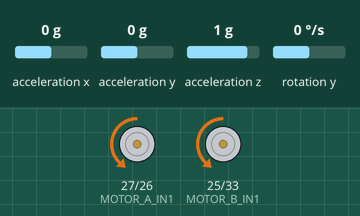
The sketch below on a simulated ESP32. Parts: motor-driver pin pairs drawn as motors (green arrow = first pin HIGH = forward, orange = second pin HIGH = backward, longer = more drive, scaled by the enable pin). Wiring (from diagram.json): MPU-6050 motion sensor at I2C address 0x68. The test bench sets the inputs (shaded band); at power-on: rotation y 0 °/s, acceleration x 0 g, acceleration y 0 g, acceleration z 1 g. What the sketch prints to the serial monitor is not drawn.

Above: at 2.4 s.
2.5 s: rotation y set to -100 °/s
5.5 s: acceleration x set to 0.8 g
7.3 s: acceleration x set to 0.5 g
At 8.1 s:
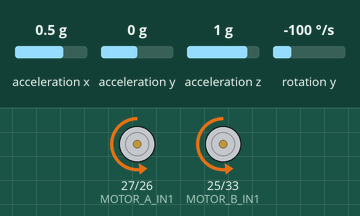
10.3 s: rotation y set to -192 °/s
At 12.7 s:
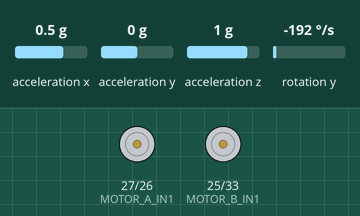
13.3 s: acceleration y set to -1.4 g
At 14.32 s:
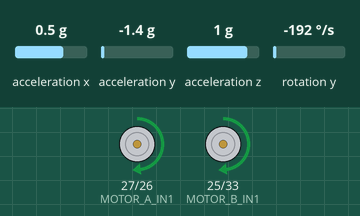
16.3 s: rotation y set to 0 °/s
At 18.4 s:
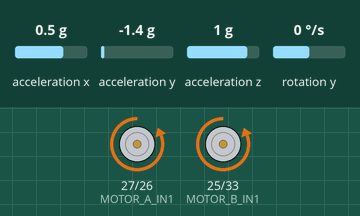
Timing chart, 0 to 19.9 s (numbered marks = the images above; inputs shaded):
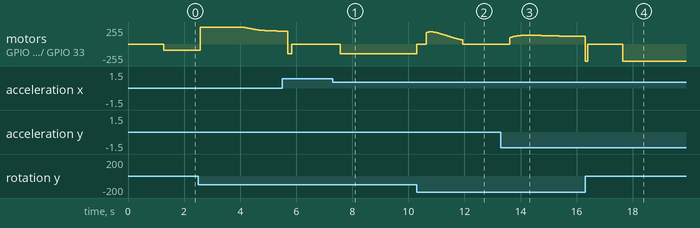

The sketch:

MIRA_Balance_Robot.ino
```cpp
#include <Wire.h>
#include "Config.h"
#include "IMU.h"
#include "KalmanFilter.h"
#include "FuzzyController.h"
#include "MotorDriver.h"

KalmanFilter kalman;
FuzzyController fuzzy;

unsigned long lastLoopTime = 0;
float previousError = 0;

void setup() {
  Serial.begin(115200);
  Wire.begin(I2C_SDA, I2C_SCL);

  if (!imuInit()) {
    Serial.println("MPU6050 not responding. Check wiring/address before anything else.");
  }

  motorInit();

  // Hold the robot still and vertical while this runs (~1 second) --
  // it measures and stores the gyro's at-rest offset and the
  // accelerometer's at-rest angle offset. Without this, every angle
  // reading has a built-in error that no amount of Kalman/fuzzy tuning
  // can fix, because the filter would just be tracking a biased signal.
  imuCalibrate();

  // Seed the Kalman filter with a real (now-calibrated) reading instead
  // of 0, so it doesn't start by "correcting" a fake angle for the
  // first few cycles.
  IMUData firstReading = imuRead();
  kalman.setAngle(firstReading.accelAngle);

  lastLoopTime = micros();
}

void loop() {
  unsigned long now = micros();
  unsigned long elapsed = now - lastLoopTime;

  // Fixed-rate loop: only run the control step once LOOP_PERIOD_US has
  // passed. This keeps dt predictable, which the Kalman filter assumes.
  if (elapsed < LOOP_PERIOD_US) return;
  float dt = elapsed / 1000000.0f;
  lastLoopTime = now;

  IMUData sensor = imuRead();
  float filteredAngle = kalman.update(sensor.accelAngle, sensor.gyroRate, dt);

  float error = SETPOINT_ANGLE - filteredAngle;

  // If the robot is past the point of no return, stop fighting it --
  // cutting power here also protects the motors/driver from stalling
  // at full torque against the floor.
  if (fabs(error) > FALL_ANGLE_LIMIT) {
    motorStop();
    previousError = 0;
    return;
  }

  // Error rate: prefer the gyro (fast, low-latency) over differentiating
  // the filtered angle (laggier, amplifies noise).
  float errorRate = -sensor.gyroRate;

  float motorOutput = fuzzy.compute(error, errorRate);
  motorSetSpeed(motorOutput);

  previousError = error;

  // Debug print -- comment this out once things are stable, since
  // Serial writes eat into your loop timing budget.
  Serial.print("angle: "); Serial.print(filteredAngle);
  Serial.print("  error: "); Serial.print(error);
  Serial.print("  output: "); Serial.println(motorOutput);
}
```

FuzzyController.cpp
```cpp
#include <Arduino.h>
#include <cmath> // Added to securely use fmin() for the float math
#include "FuzzyController.h"
#include "Config.h"


FuzzyController::FuzzyController() {
  // Standard diagonal fuzzy-PD rule table. Reading it: if the robot is
  // leaning hard one way (error = POS_BIG) AND still rotating that way
  // (errorRate = POS_BIG), the output should be a hard correction (POS_BIG).
  // If it's leaning one way but already rotating back (error = POS_BIG,
  // errorRate = NEG_BIG), the correction can be gentler (ZERO) since it's
  // already recovering on its own.
  Level table[NUM_LEVELS][NUM_LEVELS] = {
    /*              errorRate: NEG_BIG    NEG_SMALL  ZERO       POS_SMALL  POS_BIG  */
    /* error NEG_BIG */      { NEG_BIG,   NEG_BIG,   NEG_BIG,   NEG_SMALL, ZERO },
    /* error NEG_SMALL */    { NEG_BIG,   NEG_BIG,   NEG_SMALL, ZERO,      POS_SMALL },
    /* error ZERO  */        { NEG_BIG,   NEG_SMALL, ZERO,      POS_SMALL, POS_BIG },
    /* error POS_SMALL */    { NEG_SMALL, ZERO,      POS_SMALL, POS_BIG,   POS_BIG },
    /* error POS_BIG */      { ZERO,      POS_SMALL, POS_BIG,   POS_BIG,   POS_BIG },
  };
  for (int i = 0; i < NUM_LEVELS; i++)
    for (int j = 0; j < NUM_LEVELS; j++)
      ruleTable[i][j] = table[i][j];

  outputSingleton[NEG_BIG]   = -FUZZY_OUTPUT_MAX;
  outputSingleton[NEG_SMALL] = -FUZZY_OUTPUT_MAX * 0.5f;
  outputSingleton[ZERO]      = 0.0f;
  outputSingleton[POS_SMALL] =  FUZZY_OUTPUT_MAX * 0.5f;
  outputSingleton[POS_BIG]   =  FUZZY_OUTPUT_MAX;
}

float FuzzyController::triangular(float x, float a, float b, float c) {
  if (x <= a || x >= c) return 0.0f;
  if (x == b) return 1.0f;
  if (x < b)  return (x - a) / (b - a);
  return (c - x) / (c - b);
}

void FuzzyController::fuzzify(float x, float range, float membership[NUM_LEVELS]) {
  // Clamp to the defined universe so inputs beyond it still saturate
  // at "fully NEG_BIG" or "fully POS_BIG" instead of returning all zeros.
  if (x < -range) x = -range;
  if (x >  range) x =  range;

  float half = range * 0.5f;

  // Centers: -range, -half, 0, +half, +range. Each set's "shoulders"
  // extend past the universe edge so NEG_BIG/POS_BIG saturate to 1.0 at the ends.
  membership[NEG_BIG]   = triangular(x, -range - 1, -range, -half);
  membership[NEG_SMALL] = triangular(x, -range, -half, 0);
  membership[ZERO]      = triangular(x, -half, 0, half);
  membership[POS_SMALL] = triangular(x, 0, half, range);
  membership[POS_BIG]   = triangular(x, half, range, range + 1);
}

float FuzzyController::compute(float error, float errorRate) {
  float mErr[NUM_LEVELS];
  float mRate[NUM_LEVELS];
  fuzzify(error, FUZZY_ERROR_RANGE, mErr);
  fuzzify(errorRate, FUZZY_ERROR_RATE_RANGE, mRate);

  float numerator = 0.0f;
  float denominator = 0.0f;

  for (int i = 0; i < NUM_LEVELS; i++) {
    if (mErr[i] <= 0.0f) continue;
    for (int j = 0; j < NUM_LEVELS; j++) {
      if (mRate[j] <= 0.0f) continue;

      // Mamdani AND = min of the two membership degrees (rule firing strength)
      // Using fmin() safely handles the float comparison without scope errors
      float strength = fmin(mErr[i], mRate[j]);
      Level outLevel = ruleTable[i][j];

      numerator   += strength * outputSingleton[outLevel];
      denominator += strength;
    }
  }

  if (denominator <= 0.0001f) return 0.0f; // no rule fired (shouldn't normally happen)

  float output = numerator / denominator;

  if (output >  FUZZY_OUTPUT_MAX) output =  FUZZY_OUTPUT_MAX;
  if (output < -FUZZY_OUTPUT_MAX) output = -FUZZY_OUTPUT_MAX;

  return output;
}
```

FuzzyController.h
```cpp
#ifndef FUZZY_CONTROLLER_H
#define FUZZY_CONTROLLER_H

// Mamdani-style fuzzy PD controller.
//
// Inputs : error (setpoint - filtered angle), error rate (angular velocity)
// Output : motor drive signal, -255..255 (sign = direction, magnitude = PWM)
//
// Each input has 5 linguistic levels: NB, NS, Z, PS, PB
// (Negative Big, Negative Small, Zero, Positive Small, Positive Big).
// The output uses 5 matching singleton values instead of full triangular
// output sets -- this keeps defuzzification to a simple weighted average
// instead of a numerically-integrated centroid, which matters on a
// microcontroller running a 200Hz control loop. This is a very common,
// accepted simplification (sometimes called "Mamdani with singleton
// consequents") and won't be visibly different from a full centroid
// version for a control task like this.

class FuzzyController {
public:
  FuzzyController();

  // error      : degrees, setpoint - angle
  // errorRate  : degrees/sec
  // Returns the motor drive value, -255..255.
  float compute(float error, float errorRate);

private:
  enum Level { NEG_BIG = 0, NEG_SMALL, ZERO, POS_SMALL, POS_BIG, NUM_LEVELS };

  // Triangular membership function: 0 outside [a,c], peaks at b.
  float triangular(float x, float a, float b, float c);

  // Fills membership[NUM_LEVELS] with this variable's degree of
  // membership in each of the 5 levels, for a given crisp input and range.
  void fuzzify(float x, float range, float membership[NUM_LEVELS]);

  // The 5x5 rule table: ruleTable[errorLevel][errorRateLevel] = outputLevel
  Level ruleTable[NUM_LEVELS][NUM_LEVELS];

  // Crisp output value assigned to each output level (singleton consequent)
  float outputSingleton[NUM_LEVELS];
};

#endif
```

IMU.cpp
```cpp
#include <Arduino.h>
#include <Wire.h>
#include <math.h>
#include "IMU.h"
#include "Config.h"


// MPU6050 register addresses
#define REG_PWR_MGMT_1   0x6B
#define REG_ACCEL_XOUT_H 0x3B
#define REG_GYRO_XOUT_H  0x43
#define REG_WHO_AM_I     0x75

static int16_t readWord(uint8_t highReg) {
  Wire.beginTransmission(MPU6050_ADDR);
  Wire.write(highReg);
  Wire.endTransmission(false);
  Wire.requestFrom((int)MPU6050_ADDR, 2, true);
  int16_t value = (Wire.read() << 8) | Wire.read();
  return value;
}

static float gyroOffset = 0.0f;   // deg/s, subtracted from every gyro reading
static float angleOffset = 0.0f;  // degrees, subtracted from every accel angle

// Reads accel+gyro and returns UNCALIBRATED values -- used internally by
// both imuRead() (which applies the offsets) and imuCalibrate() (which is
// busy measuring what the offsets should be, so it can't use them yet).
static IMUData imuReadRaw() {
  IMUData data;

  Wire.beginTransmission(MPU6050_ADDR);
  Wire.write(REG_ACCEL_XOUT_H);
  Wire.endTransmission(false);
  Wire.requestFrom((int)MPU6050_ADDR, 6, true);
  int16_t rawAx = (Wire.read() << 8) | Wire.read();
  int16_t rawAy = (Wire.read() << 8) | Wire.read();
  int16_t rawAz = (Wire.read() << 8) | Wire.read();

  // Gyro Y axis = rotation rate around the pitch axis for a robot that
  // leans forward/back with the IMU mounted flat, X-axis pointing
  // "forward." If your IMU is mounted differently, this is the first
  // thing to change (try gyro X or Z instead).
  int16_t rawGy = readWord(REG_GYRO_XOUT_H + 2);

  float ax = rawAx / ACCEL_SENSITIVITY;
  float ay = rawAy / ACCEL_SENSITIVITY;
  float az = rawAz / ACCEL_SENSITIVITY;

  float angle = atan2(ax, sqrt(ay * ay + az * az)) * 180.0f / PI;

  data.accelAngle = ACCEL_ANGLE_SIGN * angle;
  data.gyroRate   = GYRO_RATE_SIGN * (rawGy / GYRO_SENSITIVITY);

  return data;
}

bool imuInit() {
  // Wake the sensor up: write 0x00 to the power management register.
  Wire.beginTransmission(MPU6050_ADDR);
  Wire.write(REG_PWR_MGMT_1);
  Wire.write(0x00);
  uint8_t err = Wire.endTransmission(true);

  // Sanity check: WHO_AM_I should read back the device's I2C address (0x68).
  Wire.beginTransmission(MPU6050_ADDR);
  Wire.write(REG_WHO_AM_I);
  Wire.endTransmission(false);
  Wire.requestFrom((int)MPU6050_ADDR, 1, true);
  uint8_t who = Wire.read();

  return (err == 0) && (who == MPU6050_ADDR);
}

IMUData imuRead() {
  IMUData data = imuReadRaw();
  data.gyroRate    -= gyroOffset;
  data.accelAngle  -= angleOffset;
  return data;
}

void imuCalibrate(int numSamples) {
  float gyroSum = 0.0f;
  float angleSum = 0.0f;

  Serial.println("Calibrating IMU -- keep the robot still and vertical...");

  for (int i = 0; i < numSamples; i++) {
    IMUData raw = imuReadRaw();
    gyroSum  += raw.gyroRate;
    angleSum += raw.accelAngle;
    delay(5);
  }

  gyroOffset  = gyroSum / numSamples;
  angleOffset = angleSum / numSamples;

  Serial.print("Gyro offset: "); Serial.print(gyroOffset);
  Serial.print(" deg/s   Accel angle offset: "); Serial.println(angleOffset);
}
```

IMU.h
```cpp
#ifndef IMU_H
#define IMU_H

// Talks to the MPU6050 directly over I2C using raw register reads.
// Deliberately avoids external libraries (Adafruit_MPU6050 etc.) so this
// compiles and runs the same way on real hardware and in Wokwi, with
// nothing extra to install.

struct IMUData {
  float accelAngle;  // tilt angle from accelerometer only, degrees
  float gyroRate;    // angular rate around the pitch axis, deg/s
};

// Wakes the MPU6050 up (it powers on in sleep mode). Call once in setup().
// Returns true if the device responded, false if the I2C read failed
// (wrong wiring, wrong address, or the sensor isn't powered).
bool imuInit();

// Reads accel + gyro and returns the pitch angle estimate from the
// accelerometer alone, plus the raw gyro rate. This does NOT filter
// anything -- that's the Kalman filter's job, in KalmanFilter.h.
// Returned values already have the calibration offsets (below) applied.
IMUData imuRead();

// Averages a batch of samples to find the gyro's at-rest offset and the
// accelerometer's at-rest angle offset, and stores them for imuRead() to
// subtract automatically from then on. Call this ONCE in setup(), with
// the robot held still and as close to your intended balance position
// as possible (usually vertical). Blocks for about numSamples * 5ms.
void imuCalibrate(int numSamples = 200);

#endif
```

KalmanFilter.cpp
```cpp
#include "KalmanFilter.h"
#include "Config.h"

KalmanFilter::KalmanFilter() {
  Q_angle   = KALMAN_Q_ANGLE;
  Q_bias    = KALMAN_Q_BIAS;
  R_measure = KALMAN_R_MEASURE;

  angle = 0.0f;
  bias  = 0.0f;

  P[0][0] = 0.0f; P[0][1] = 0.0f;
  P[1][0] = 0.0f; P[1][1] = 0.0f;
}

void KalmanFilter::setAngle(float initAngle) {
  angle = initAngle;
}

float KalmanFilter::update(float newAngle, float newRate, float dt) {
  // ---- Predict step ----
  // Integrate the (bias-corrected) gyro rate to project the angle forward.
  rate = newRate - bias;
  angle += dt * rate;

  // Project the error covariance forward.
  P[0][0] += dt * (dt * P[1][1] - P[0][1] - P[1][0] + Q_angle);
  P[0][1] -= dt * P[1][1];
  P[1][0] -= dt * P[1][1];
  P[1][1] += Q_bias * dt;

  // ---- Update step ----
  // Compare the predicted angle against the accelerometer's measurement.
  float S = P[0][0] + R_measure;        // estimate error
  float K0 = P[0][0] / S;               // Kalman gain (angle)
  float K1 = P[1][0] / S;               // Kalman gain (bias)

  float y = newAngle - angle;           // measurement residual

  angle += K0 * y;
  bias  += K1 * y;

  float P00_temp = P[0][0];
  float P01_temp = P[0][1];

  P[0][0] -= K0 * P00_temp;
  P[0][1] -= K0 * P01_temp;
  P[1][0] -= K1 * P00_temp;
  P[1][1] -= K1 * P01_temp;

  return angle;
}
```

KalmanFilter.h
```cpp
#ifndef KALMAN_FILTER_H
#define KALMAN_FILTER_H

// Standard 2-state Kalman filter for angle estimation: it fuses a noisy,
// drift-free angle measurement (accelerometer) with a smooth-but-drifting
// rate measurement (gyro) to get an angle estimate that is both fast AND
// stable long-term.
//
// State vector: [angle, gyro_bias]. The gyro bias is estimated too,
// because MPU6050 gyros drift over time -- if you only integrated the
// gyro directly, your angle estimate would slowly wander off even when
// the robot is standing still.

class KalmanFilter {
public:
  KalmanFilter();

  // Call this ONCE with a good starting angle (e.g. the first
  // accelerometer reading) before the control loop starts.
  void setAngle(float angle);

  // Call every loop iteration.
  //   newAngle : angle measurement from the accelerometer (degrees)
  //   newRate  : angular rate from the gyro (degrees/sec)
  //   dt       : time since the last call (seconds)
  // Returns the filtered angle estimate (degrees).
  float update(float newAngle, float newRate, float dt);

  float getBias() const { return bias; }

private:
  float Q_angle;
  float Q_bias;
  float R_measure;

  float angle;   // filtered angle estimate
  float bias;    // estimated gyro bias
  float rate;    // unbiased rate, exposed for debugging if needed

  float P[2][2]; // error covariance matrix
};

#endif
```

Config.h
```cpp
#ifndef CONFIG_H
#define CONFIG_H

// ======================= PIN MAP (matches diagram.json) =======================
#define I2C_SDA        21
#define I2C_SCL        22

#define MOTOR_A_IN1    27
#define MOTOR_A_IN2    26
#define MOTOR_A_EN     14   // PWM (speed) for motor A

#define MOTOR_B_IN1    25
#define MOTOR_B_IN2    33
#define MOTOR_B_EN     32   // PWM (speed) for motor B

// ESP32 LEDC PWM channels for the two enable pins
#define PWM_CHANNEL_A  0
#define PWM_CHANNEL_B  1
#define PWM_FREQ_HZ    2000
#define PWM_RESOLUTION 8     // 8-bit -> speed range 0-255

// ======================= LOOP TIMING =======================
// Control loop period in microseconds. 5000us = 200Hz.
// This MUST be fast enough that the robot can't fall between reads.
// If the loop can't keep up (Serial prints, delays, etc.) balancing gets shaky.
#define LOOP_PERIOD_US 5000

// ======================= MPU6050 =======================
#define MPU6050_ADDR   0x68

// Default sensor sensitivities (only valid if you do NOT change the
// MPU6050's full-scale range registers in IMU.cpp). If you ever change
// the range for less noise / more headroom, update these two numbers.
#define ACCEL_SENSITIVITY 16384.0f  // LSB per g        (±2g range)
#define GYRO_SENSITIVITY  131.0f    // LSB per deg/s    (±250 dps range)

// If your IMU is mounted upside-down or rotated, the sign of the angle
// or gyro rate can come out backwards (robot leans the "wrong" way and
// the motors fight it instead of correcting it). Flip these to -1 if so.
#define ACCEL_ANGLE_SIGN  1
#define GYRO_RATE_SIGN    1

// ======================= KALMAN FILTER =======================
// Q_ANGLE  : how much you trust the gyro's angle estimate over time.
//            Higher = filter reacts faster to gyro, but noisier.
// Q_BIAS   : how much the gyro's bias is allowed to drift.
//            Higher = adapts to bias drift faster, but less stable.
// R_MEASURE: how much you trust the accelerometer.
//            Higher = smoother but slower response; lower = twitchier,
//            more vibration-sensitive.
// These three numbers are 90% of "Kalman filter tuning."
#define KALMAN_Q_ANGLE   0.001f
#define KALMAN_Q_BIAS    0.003f
#define KALMAN_R_MEASURE 0.03f

// ======================= FUZZY CONTROLLER =======================
// The "universe of discourse" for each input. Pick these based on the
// worst-case tilt/rate you expect before the robot is considered fallen.
#define FUZZY_ERROR_RANGE      25.0f   // degrees, +/-
#define FUZZY_ERROR_RATE_RANGE 150.0f  // degrees/sec, +/-
#define FUZZY_OUTPUT_MAX       255.0f  // matches PWM resolution

// Robot's target (balance) angle in degrees, as reported by getAngle().
// If your robot leans consistently to one side at rest, adjust this
// FIRST before touching anything else.
#define SETPOINT_ANGLE -3.3f

// Angle beyond which we consider the robot "fallen" and cut the motors,
// instead of fighting a lost cause and burning out the driver/motors.
#define FALL_ANGLE_LIMIT 35.0f

#endif
```

Source omitted: MotorDriver.cpp (1688 bytes), MotorDriver.h (660 bytes)

Measured:
- after the input at 7.3 s, motor on GPIO 27 (MOTOR_A_IN1) / GPIO 26 (MOTOR_A_IN2), motor on GPIO 25 (MOTOR_B_IN1) / GPIO 33 (MOTOR_B_IN2): stopped → backward 144/255 after 0.27 s
- after the input at 10.3 s, motor on GPIO 27 (MOTOR_A_IN1) / GPIO 26 (MOTOR_A_IN2), motor on GPIO 25 (MOTOR_B_IN1) / GPIO 33 (MOTOR_B_IN2): rises from backward 144/255 to forward 183/255 in 0.45 s, then falls to stopped in 1.2 s
- after the input at 13.3 s, motor on GPIO 27 (MOTOR_A_IN1) / GPIO 26 (MOTOR_A_IN2), motor on GPIO 25 (MOTOR_B_IN1) / GPIO 33 (MOTOR_B_IN2): rises from stopped to forward 130/255 in 0.55 s, then falls to forward 116/255 in 2.1 s
- after the input at 16.3 s, motor on GPIO 27 (MOTOR_A_IN1) / GPIO 26 (MOTOR_A_IN2), motor on GPIO 25 (MOTOR_B_IN1) / GPIO 33 (MOTOR_B_IN2): forward 116/255 → backward 255/255 at once, → stopped 0.10 s later, → backward 255/255 1.2 s later
